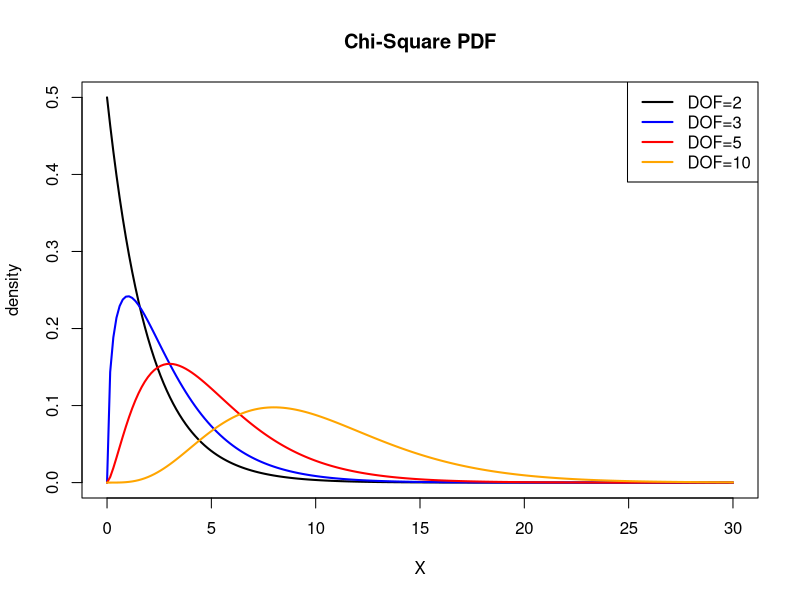
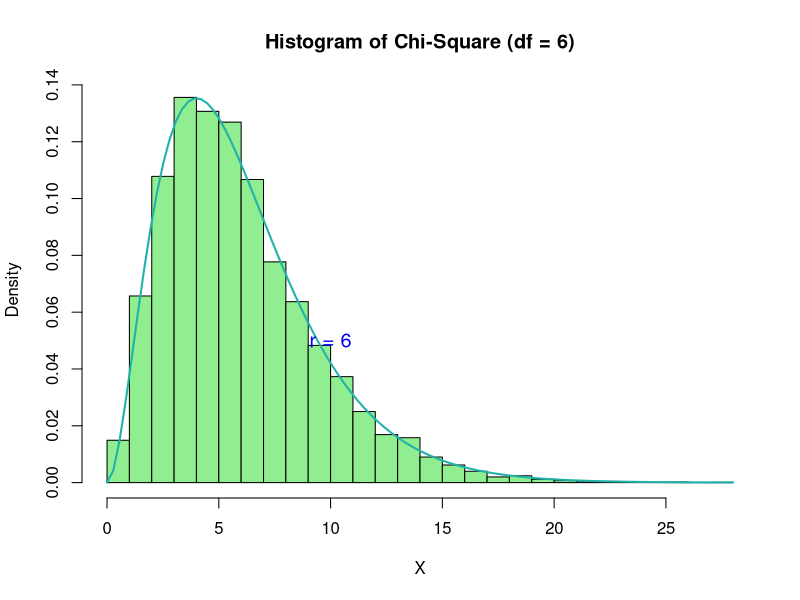
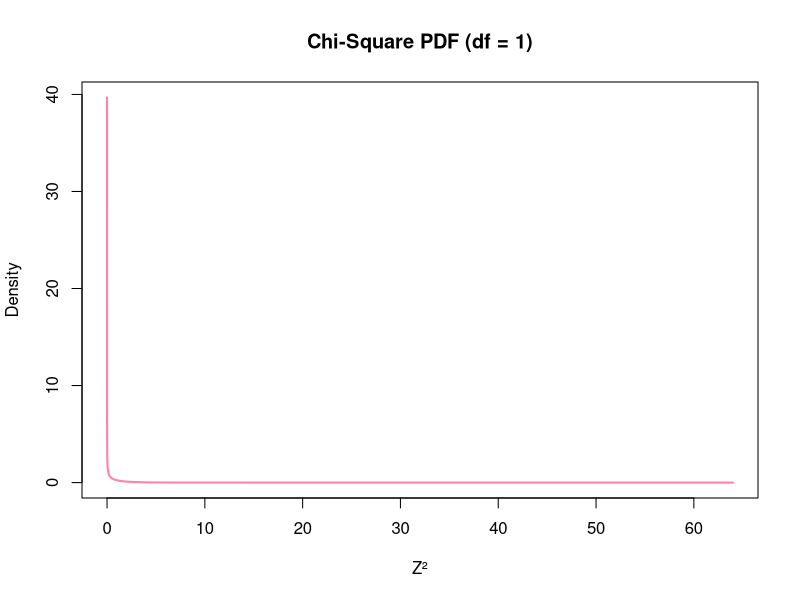

These charts were generated, in order, by the following R code:
### 10) Chi-square distribution:

### 10a)
x_values <- seq(0, 30, length=200)

pdf_2  <- dchisq(x_values, df=2)
pdf_3  <- dchisq(x_values, df=3)
pdf_5  <- dchisq(x_values, df=5)
pdf_10 <- dchisq(x_values, df=10)

plot(x_values, pdf_2, type="l", col="black", lwd=2,
     main="Chi-Square PDF", xlab="X", ylab="density")
lines(x_values, pdf_3, col="blue", lwd=2)
lines(x_values, pdf_5, col="red", lwd=2)
lines(x_values, pdf_10, col="orange", lwd=2)
legend("topright", legend=c("DOF=2", "DOF=3", "DOF=5", "DOF=10"),
       col=c("black", "blue", "red", "orange"), lwd=2)



### 10b) PDF of Chi-Square Distribution at x = 6, df = 5

chi_pdf_6_df5 <- dchisq(6, df=5)
cat("Chi-Square PDF at x = 6, df = 5:", chi_pdf_6_df5, "\n")


### 10c) CDF of Chi-Square Distribution up to x = 6, df = 10

chi_cdf_6_df10 <- pchisq(6, df=10)
cat("Chi-Square CDF at x = 6, df = 10:", chi_cdf_6_df10, "\n")


### 10d) 85th Quantile of Chi-Square Distribution with df = 6

chi_q_85_df6 <- qchisq(0.85, df=6)
cat("85th Quantile (df = 6):", chi_q_85_df6, "\n")


### 10e) Histogram of Random Chi-Square Samples (df = 6)

# Generate 10,000 random samples
chi_samples <- rchisq(10000, df=6)

# Plot histogram with 30 bins
hist(chi_samples, breaks=30, probability=TRUE, col="lightgreen",
     main="Histogram of Chi-Square (df = 6)", xlab="X")

# Overlay theoretical PDF
curve(dchisq(x, df=6), col="lightseagreen", lwd=2, add=TRUE)

# Add label to plot
text(x=10, y=0.05, labels="r = 6", col="blue", cex=1.2)


### 10f) Transform to Z² and Plot Chi-Square PDF with df = 1

# Assume normal parameters μ and σ
mu <- 2
sigma <- 1

# Define x values
x_vals <- seq(-5, 10, length=200)

# Compute Z²
z_squared <- ((x_vals - mu)^2) / sigma^2

# Evaluate Chi-Square PDF at Z² with 1 degree of freedom
pdf_chisq_df1 <- dchisq(z_squared, df=1)

# Plot
plot(z_squared, pdf_chisq_df1, type="l", col="palevioletred1", lwd=2,
     main="Chi-Square PDF (df = 1)", xlab="Z²", ylab="Density")


